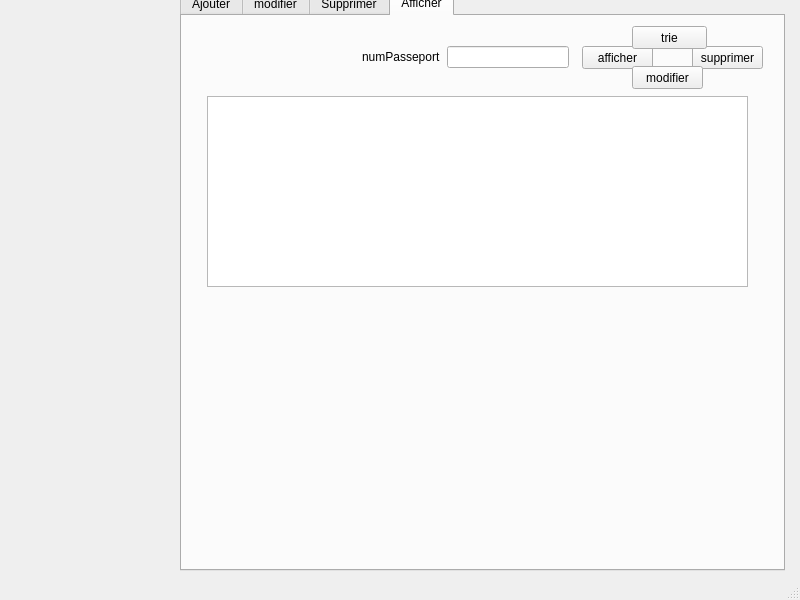
<?xml version="1.0" encoding="UTF-8"?>
<ui version="4.0">
 <class>MainWindow</class>
 <widget class="QMainWindow" name="MainWindow">
  <property name="geometry">
   <rect>
    <x>0</x>
    <y>0</y>
    <width>800</width>
    <height>600</height>
   </rect>
  </property>
  <property name="windowTitle">
   <string>MainWindow</string>
  </property>
  <widget class="QWidget" name="centralwidget">
   <widget class="QTabWidget" name="tabWidget">
    <property name="geometry">
     <rect>
      <x>180</x>
      <y>-10</y>
      <width>605</width>
      <height>581</height>
     </rect>
    </property>
    <property name="styleSheet">
     <string notr="true"/>
    </property>
    <property name="currentIndex">
     <number>3</number>
    </property>
    <widget class="QWidget" name="t1">
     <property name="styleSheet">
      <string notr="true">#t1{
background:rgba(255,0,0,100%);
}</string>
     </property>
     <attribute name="title">
      <string>Ajouter</string>
     </attribute>
     <widget class="QWidget" name="layoutWidget">
      <property name="geometry">
       <rect>
        <x>130</x>
        <y>50</y>
        <width>222</width>
        <height>180</height>
       </rect>
      </property>
      <layout class="QHBoxLayout" name="horizontalLayout">
       <item>
        <layout class="QVBoxLayout" name="ajouter">
         <item>
          <widget class="QLabel" name="label">
           <property name="text">
            <string>Nom:</string>
           </property>
          </widget>
         </item>
         <item>
          <widget class="QLabel" name="label_2">
           <property name="text">
            <string>Prénom :</string>
           </property>
          </widget>
         </item>
         <item>
          <widget class="QLabel" name="label_4">
           <property name="text">
            <string>age_client:</string>
           </property>
          </widget>
         </item>
         <item>
          <widget class="QLabel" name="label_5">
           <property name="text">
            <string>Tel_client:</string>
           </property>
          </widget>
         </item>
         <item>
          <widget class="QLabel" name="label_6">
           <property name="text">
            <string>Adresse_client :</string>
           </property>
          </widget>
         </item>
         <item>
          <widget class="QLabel" name="label_3">
           <property name="text">
            <string>Num_passport:</string>
           </property>
          </widget>
         </item>
         <item>
          <widget class="QLabel" name="label_7">
           <property name="text">
            <string>Nombre_vols:</string>
           </property>
          </widget>
         </item>
        </layout>
       </item>
       <item>
        <layout class="QVBoxLayout" name="verticalLayout_2">
         <item>
          <widget class="QLineEdit" name="lineEdit">
           <property name="styleSheet">
            <string notr="true">QLineEdit {
color:Tomato ;
}</string>
           </property>
          </widget>
         </item>
         <item>
          <widget class="QLineEdit" name="lineEdit_3"/>
         </item>
         <item>
          <widget class="QDateEdit" name="dateEdit"/>
         </item>
         <item>
          <widget class="QLineEdit" name="lineEdit_4">
           <property name="inputMethodHints">
            <set>Qt::ImhPreferNumbers</set>
           </property>
          </widget>
         </item>
         <item>
          <widget class="QLineEdit" name="lineEdit_5"/>
         </item>
         <item>
          <widget class="QLineEdit" name="lineEdit_6"/>
         </item>
         <item>
          <widget class="QLineEdit" name="lineEdit_2"/>
         </item>
        </layout>
       </item>
      </layout>
     </widget>
     <widget class="QPushButton" name="pushButton_2">
      <property name="geometry">
       <rect>
        <x>480</x>
        <y>300</y>
        <width>75</width>
        <height>23</height>
       </rect>
      </property>
      <property name="text">
       <string>SUBMIT</string>
      </property>
     </widget>
     <widget class="QPushButton" name="pushButton_4">
      <property name="geometry">
       <rect>
        <x>400</x>
        <y>300</y>
        <width>75</width>
        <height>23</height>
       </rect>
      </property>
      <property name="text">
       <string>RESET</string>
      </property>
     </widget>
     <widget class="QLabel" name="label_9">
      <property name="geometry">
       <rect>
        <x>130</x>
        <y>240</y>
        <width>77</width>
        <height>20</height>
       </rect>
      </property>
      <property name="text">
       <string>SEXE</string>
      </property>
     </widget>
     <widget class="QLineEdit" name="lineEdit_7">
      <property name="geometry">
       <rect>
        <x>220</x>
        <y>240</y>
        <width>133</width>
        <height>20</height>
       </rect>
      </property>
     </widget>
     <widget class="QLabel" name="label_10">
      <property name="geometry">
       <rect>
        <x>150</x>
        <y>280</y>
        <width>77</width>
        <height>20</height>
       </rect>
      </property>
      <property name="text">
       <string>email</string>
      </property>
     </widget>
     <widget class="QLineEdit" name="lineEdit_8">
      <property name="geometry">
       <rect>
        <x>230</x>
        <y>280</y>
        <width>133</width>
        <height>20</height>
       </rect>
      </property>
     </widget>
     <widget class="QLineEdit" name="lineEdit_23">
      <property name="geometry">
       <rect>
        <x>380</x>
        <y>170</y>
        <width>133</width>
        <height>20</height>
       </rect>
      </property>
     </widget>
    </widget>
    <widget class="QWidget" name="tab_2">
     <property name="styleSheet">
      <string notr="true">#tab_2{
background:rgba(255,0,0,100%);
}</string>
     </property>
     <attribute name="title">
      <string>modifier</string>
     </attribute>
     <widget class="QWidget" name="layoutWidget_2">
      <property name="geometry">
       <rect>
        <x>80</x>
        <y>80</y>
        <width>222</width>
        <height>180</height>
       </rect>
      </property>
      <layout class="QHBoxLayout" name="horizontalLayout_4">
       <item>
        <layout class="QVBoxLayout" name="ajouter_2">
         <item>
          <widget class="QLabel" name="label_18">
           <property name="text">
            <string>Nom:</string>
           </property>
          </widget>
         </item>
         <item>
          <widget class="QLabel" name="label_19">
           <property name="text">
            <string>Prénom :</string>
           </property>
          </widget>
         </item>
         <item>
          <widget class="QLabel" name="label_20">
           <property name="text">
            <string>age_client:</string>
           </property>
          </widget>
         </item>
         <item>
          <widget class="QLabel" name="label_21">
           <property name="text">
            <string>Tel_client:</string>
           </property>
          </widget>
         </item>
         <item>
          <widget class="QLabel" name="label_22">
           <property name="text">
            <string>Adresse_client :</string>
           </property>
          </widget>
         </item>
         <item>
          <widget class="QLabel" name="label_24">
           <property name="text">
            <string>Nombre_vols:</string>
           </property>
          </widget>
         </item>
        </layout>
       </item>
       <item>
        <layout class="QVBoxLayout" name="verticalLayout_5">
         <item>
          <widget class="QLineEdit" name="lineEdit_15"/>
         </item>
         <item>
          <widget class="QLineEdit" name="lineEdit_16">
           <property name="styleSheet">
            <string notr="true">QLineEdit {
color:Tomato ;
}</string>
           </property>
          </widget>
         </item>
         <item>
          <widget class="QLineEdit" name="lineEdit_17"/>
         </item>
         <item>
          <widget class="QLineEdit" name="lineEdit_18"/>
         </item>
         <item>
          <widget class="QLineEdit" name="lineEdit_19"/>
         </item>
         <item>
          <widget class="QLineEdit" name="lineEdit_21"/>
         </item>
        </layout>
       </item>
      </layout>
     </widget>
     <widget class="QPushButton" name="pushButton">
      <property name="geometry">
       <rect>
        <x>400</x>
        <y>270</y>
        <width>75</width>
        <height>23</height>
       </rect>
      </property>
      <property name="text">
       <string>PushButton</string>
      </property>
     </widget>
     <widget class="QLabel" name="label_25">
      <property name="geometry">
       <rect>
        <x>90</x>
        <y>270</y>
        <width>77</width>
        <height>20</height>
       </rect>
      </property>
      <property name="text">
       <string>SEXE</string>
      </property>
     </widget>
     <widget class="QLineEdit" name="lineEdit_24">
      <property name="geometry">
       <rect>
        <x>160</x>
        <y>270</y>
        <width>133</width>
        <height>20</height>
       </rect>
      </property>
     </widget>
     <widget class="QLabel" name="label_26">
      <property name="geometry">
       <rect>
        <x>70</x>
        <y>300</y>
        <width>77</width>
        <height>20</height>
       </rect>
      </property>
      <property name="text">
       <string>EMAIL</string>
      </property>
     </widget>
     <widget class="QLineEdit" name="lineEdit_25">
      <property name="geometry">
       <rect>
        <x>160</x>
        <y>300</y>
        <width>133</width>
        <height>20</height>
       </rect>
      </property>
     </widget>
    </widget>
    <widget class="QWidget" name="tab">
     <property name="styleSheet">
      <string notr="true">#tab{
background:rgba(255,0,0,100%);
}</string>
     </property>
     <attribute name="title">
      <string>Supprimer</string>
     </attribute>
     <widget class="QWidget" name="layoutWidget">
      <property name="geometry">
       <rect>
        <x>170</x>
        <y>80</y>
        <width>229</width>
        <height>22</height>
       </rect>
      </property>
      <layout class="QHBoxLayout" name="horizontalLayout_3">
       <item>
        <widget class="QLabel" name="label_8">
         <property name="text">
          <string>client à supprimer:</string>
         </property>
        </widget>
       </item>
       <item>
        <widget class="QLineEdit" name="supp"/>
       </item>
      </layout>
     </widget>
     <widget class="QPushButton" name="pushButton_3">
      <property name="geometry">
       <rect>
        <x>264</x>
        <y>200</y>
        <width>71</width>
        <height>23</height>
       </rect>
      </property>
      <property name="text">
       <string>PushButton</string>
      </property>
     </widget>
    </widget>
    <widget class="QWidget" name="chercher">
     <property name="styleSheet">
      <string notr="true">#tab_3{
background:rgba(255,0,0,100%);
}</string>
     </property>
     <attribute name="title">
      <string>Afficher</string>
     </attribute>
     <widget class="QWidget" name="layoutWidget">
      <property name="geometry">
       <rect>
        <x>180</x>
        <y>30</y>
        <width>207</width>
        <height>22</height>
       </rect>
      </property>
      <layout class="QHBoxLayout" name="horizontalLayout_5">
       <item>
        <widget class="QLabel" name="label_15">
         <property name="text">
          <string>numPasseport</string>
         </property>
        </widget>
       </item>
       <item>
        <widget class="QLineEdit" name="lineEdit_12"/>
       </item>
      </layout>
     </widget>
     <widget class="QTableView" name="tableView">
      <property name="geometry">
       <rect>
        <x>25</x>
        <y>80</y>
        <width>541</width>
        <height>191</height>
       </rect>
      </property>
     </widget>
     <widget class="QPushButton" name="pushButton_5">
      <property name="geometry">
       <rect>
        <x>400</x>
        <y>30</y>
        <width>71</width>
        <height>23</height>
       </rect>
      </property>
      <property name="text">
       <string>afficher</string>
      </property>
     </widget>
     <widget class="QPushButton" name="pushButton_6">
      <property name="geometry">
       <rect>
        <x>510</x>
        <y>30</y>
        <width>71</width>
        <height>23</height>
       </rect>
      </property>
      <property name="text">
       <string>supprimer</string>
      </property>
     </widget>
     <widget class="QPushButton" name="pushButton_7">
      <property name="geometry">
       <rect>
        <x>450</x>
        <y>50</y>
        <width>71</width>
        <height>23</height>
       </rect>
      </property>
      <property name="text">
       <string>modifier</string>
      </property>
     </widget>
     <widget class="QPushButton" name="pushButton_8">
      <property name="geometry">
       <rect>
        <x>450</x>
        <y>10</y>
        <width>75</width>
        <height>23</height>
       </rect>
      </property>
      <property name="text">
       <string>trie</string>
      </property>
     </widget>
    </widget>
   </widget>
  </widget>
  <widget class="QMenuBar" name="menubar">
   <property name="geometry">
    <rect>
     <x>0</x>
     <y>0</y>
     <width>800</width>
     <height>21</height>
    </rect>
   </property>
  </widget>
  <widget class="QStatusBar" name="statusbar"/>
 </widget>
 <resources/>
 <connections/>
</ui>
